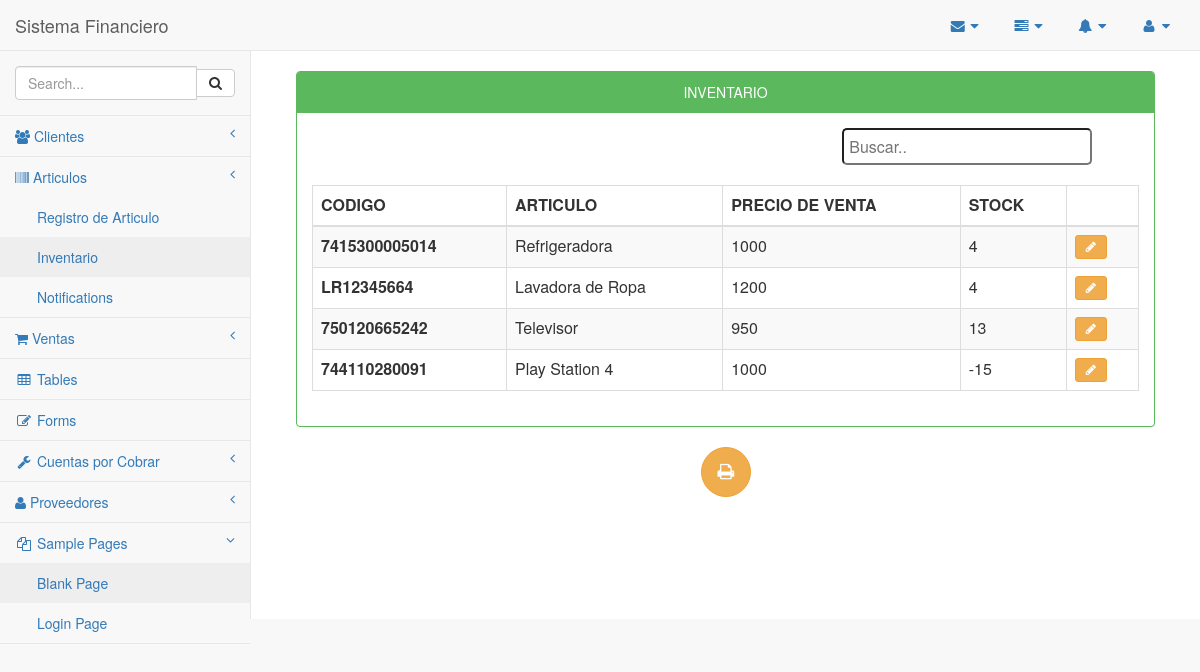
/Inventario/InventarioArticulos.php, run on the app's committed database.
### tables this page shows
CREATE TABLE `inventario` (
  `idinventario` int(11) NOT NULL,
  `id_articulos` int(11) DEFAULT NULL,
  `stock` int(11) DEFAULT NULL,
  `stockMinimo` int(11) DEFAULT NULL,
  `pv` float DEFAULT NULL,
  `cant` int(11) DEFAULT NULL
);

CREATE TABLE `articulos` (
  `idarticulos` int(11) NOT NULL,
  `codigo` varchar(45) DEFAULT NULL,
  `nombre` varchar(45) DEFAULT NULL,
  `cantidad` int(11) DEFAULT NULL,
  `valor` float DEFAULT NULL,
  `marca` varchar(45) DEFAULT NULL,
  `estado` varchar(45) DEFAULT NULL,
  `unidad` int(11) DEFAULT NULL,
  `idproveedor` int(10) DEFAULT NULL,
  `idcategoria` int(10) DEFAULT NULL
);

### Inventario/InventarioArticulos.php (the view, shortened to what this page needs)
<?php
 include_once '../conexion/php_conexion.php';
    include_once '../Plantilla/encabezado.php';
    include_once '../Plantilla/menuLateral.php';
?>
<head>
</head>
        <div id="page-wrapper"  align="center">
            <div class="container-fluid"  align="center">
                <div class="row" align="center">
           <div class="col-md-12">
           	<br>
                    <div class="panel panel-green">
                        <div class="panel-heading" align="center">
                             INVENTARIO
                        </div>
                        <div class="panel-body" align="center">
                            <div class="table-responsive">
                              <table width="100%" border="0">
                                  <tr>
                                    <td width="50%">
                                            </td>
                                            <td width="20%">
            <input type="text" class="redondeado" id="buscador" onkeyup="myFunction()" placeholder="Buscar..">
                                          </div>
                                        </div>
                                </table><br>
                                <table id="tabla" class="table table-striped table-bordered table-hover">
                                    <thead>
                                        <tr>
                                            <th>CODIGO</th>
                                            <th>ARTICULO</th>
                                            <th>PRECIO DE VENTA</th>
                                            <th>STOCK</th>
                                            <th></th>
                                        </tr>
                                    </thead>
                                    <tbody class="buscar">
                                    	<?php
        $sacar = mysqli_query($conexion, "SELECT articulos.codigo, articulos.nombre, inventario.pv,inventario.stock FROM inventario INNER JOIN articulos ON inventario.id_articulos = articulos.idarticulos");
            while ($fila = mysqli_fetch_array($sacar)) {
                 $codigo=$fila['codigo'];
                 $nombre=$fila['nombre'];
                 $pv=$fila['pv'];
                 $stock=$fila['stock'];
       ?>
       <tr>
        <th><?php echo $codigo;?></th>
        <td><?php echo $nombre;?></td>
        <td><?php echo $pv;?></td>
        <td><?php echo $stock;?></td>
        <td class="center">
                                                <a href="#edit" role="button" class="btn btn-warning btn-sm"><i class="fa fa-pencil"></i></a>
                                            </td>
       <?php  }?>
      </tr>
                                    </tbody>
                                </table>
                            </div>
                    </div>
    </div>
</div>
<button type="button" class="btn btn-warning btn-circle btn-lg" onClick="window.location='PDFinventario.php'"><i class="fa fa-print fa-2" title="Inventario PDF"></i>
                            </button>
</div>
</div>
<?php
include_once '../Plantilla/inferior.php';
?>

### Plantilla/encabezado.php (shortened to what this page needs)
    <link href="../vendor/bootstrap/css/bootstrap.min.css" rel="stylesheet">
    <link href="../vendor/metisMenu/metisMenu.min.css" rel="stylesheet">
    <link href="../dist/css/sb-admin-2.css" rel="stylesheet">
    <link href="../vendor/font-awesome/css/font-awesome.min.css" rel="stylesheet" type="text/css">
<body>
    <div id="wrapper">
        <nav class="navbar navbar-default navbar-static-top" role="navigation" style="margin-bottom: 0">
            <div class="navbar-header">
                <a class="navbar-brand" href="../Inicio/index.php">Sistema Financiero</a>
            </div>
            <ul class="nav navbar-top-links navbar-right">
                <li class="dropdown">
                    <a class="dropdown-toggle" data-toggle="dropdown" href="#">
                        <i class="fa fa-envelope fa-fw"></i> <i class="fa fa-caret-down"></i>
                    </a>
                </li>
                <li class="dropdown">
                    <a class="dropdown-toggle" data-toggle="dropdown" href="#">
                        <i class="fa fa-tasks fa-fw"></i> <i class="fa fa-caret-down"></i>
                    </a>
                </li>
                <li class="dropdown">
                    <a class="dropdown-toggle" data-toggle="dropdown" href="#">
                        <i class="fa fa-bell fa-fw"></i> <i class="fa fa-caret-down"></i>
                    </a>
                </li>
                <li class="dropdown">
                    <a class="dropdown-toggle" data-toggle="dropdown" href="#">
                        <i class="fa fa-user fa-fw"></i> <i class="fa fa-caret-down"></i>
                    </a>
                </li>
            </ul>

### Plantilla/menuLateral.php (shortened to what this page needs)
<div class="navbar-default sidebar" role="navigation">
               <div class="sidebar-nav navbar-collapse">
                   <ul class="nav" id="side-menu">
                       <li class="sidebar-search">
                           <div class="input-group custom-search-form">
                               <input type="text" class="form-control" placeholder="Search...">
                               <span class="input-group-btn">
                                   <button class="btn btn-default" type="button">
                                       <i class="fa fa-search"></i>
                                   </button>
                               </span>
                           </div>
                       </li>
                       <li>
                           <a href="#"><i class="fa fa-users"></i> Clientes<span class="fa arrow"></span></a>
                       </li>
                       <li>
                           <a href="#"><i class="fa fa-barcode"></i> Articulos<span class="fa arrow"></span></a>
                           <ul class="nav nav-second-level">
                               <li>
                                   <a href="../Registros/registroArticulo.php">Registro de Articulo</a>
                               </li>
                               <li>
                                   <a href="../Inventario/InventarioArticulos.php">Inventario</a>
                               </li>
                               <li>
                                   <a href="notifications.html">Notifications</a>
                               </li>
                           </ul>
                       </li>
                       <li>
                           <a href="#"><i class="fa fa-shopping-cart "></i> Ventas<span class="fa arrow"></span></a>
                       </li>
                       <li>
                           <a href="tables.html"><i class="fa fa-table fa-fw"></i> Tables</a>
                       </li>
                       <li>
                           <a href="forms.html"><i class="fa fa-edit fa-fw"></i> Forms</a>
                       </li>
                       <li>
                           <a href="#"><i class="fa fa-wrench fa-fw"></i> Cuentas por Cobrar<span class="fa arrow"></span></a>
                       </li>
                       <li>
                           <a href="#"><i class="fa fa-user"></i> Proveedores<span class="fa arrow"></span></a>
                       </li>
                       <li class="active">
                           <a href="#"><i class="fa fa-files-o fa-fw"></i> Sample Pages<span class="fa arrow"></span></a>
                           <ul class="nav nav-second-level">
                               <li>
                                   <a class="active" href="blank.html">Blank Page</a>
                               </li>
                               <li>
                                   <a href="login.html">Login Page</a>
                               </li>
                           </ul>
                       </li>
                   </ul>
               </div>
           </div>
       </nav>

### Plantilla/inferior.php (shortened to what this page needs)
</body>

### Inventario/InventarioArticulos.php (style rules this page uses)
input { width: 250px; padding: 5px; }
.redondeado { border-radius: 5px; }

### data on the page
inventario: id_articulos.codigo "7415300005014", id_articulos.nombre "Refrigeradora", pv "1000", stock "4"
inventario: id_articulos.codigo "LR12345664", id_articulos.nombre "Lavadora de Ropa", pv "1200", stock "4"
inventario: id_articulos.codigo "750120665242", id_articulos.nombre "Televisor", pv "950", stock "13"
inventario: id_articulos.codigo "744110280091", id_articulos.nombre "Play Station 4", pv "1000", stock "-15"
